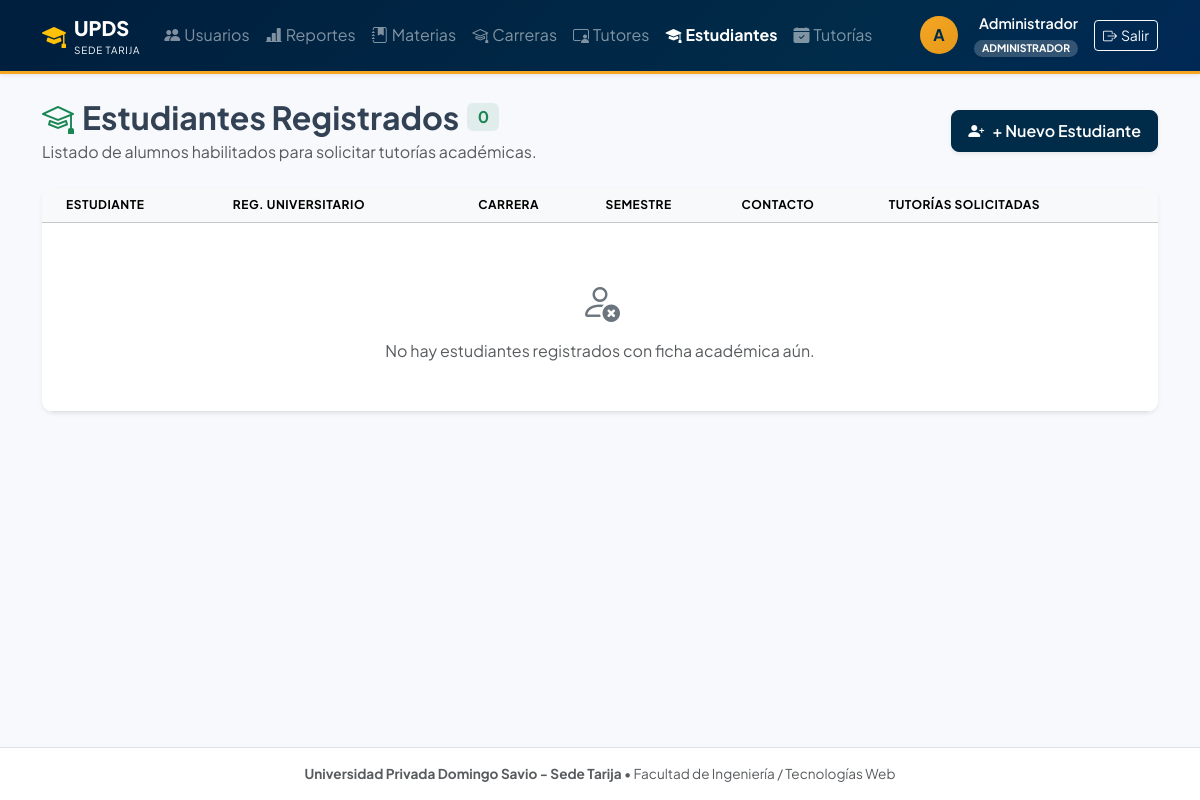
Page /controllers/estudiantes_listar.php (signed in) on the earlier database version.
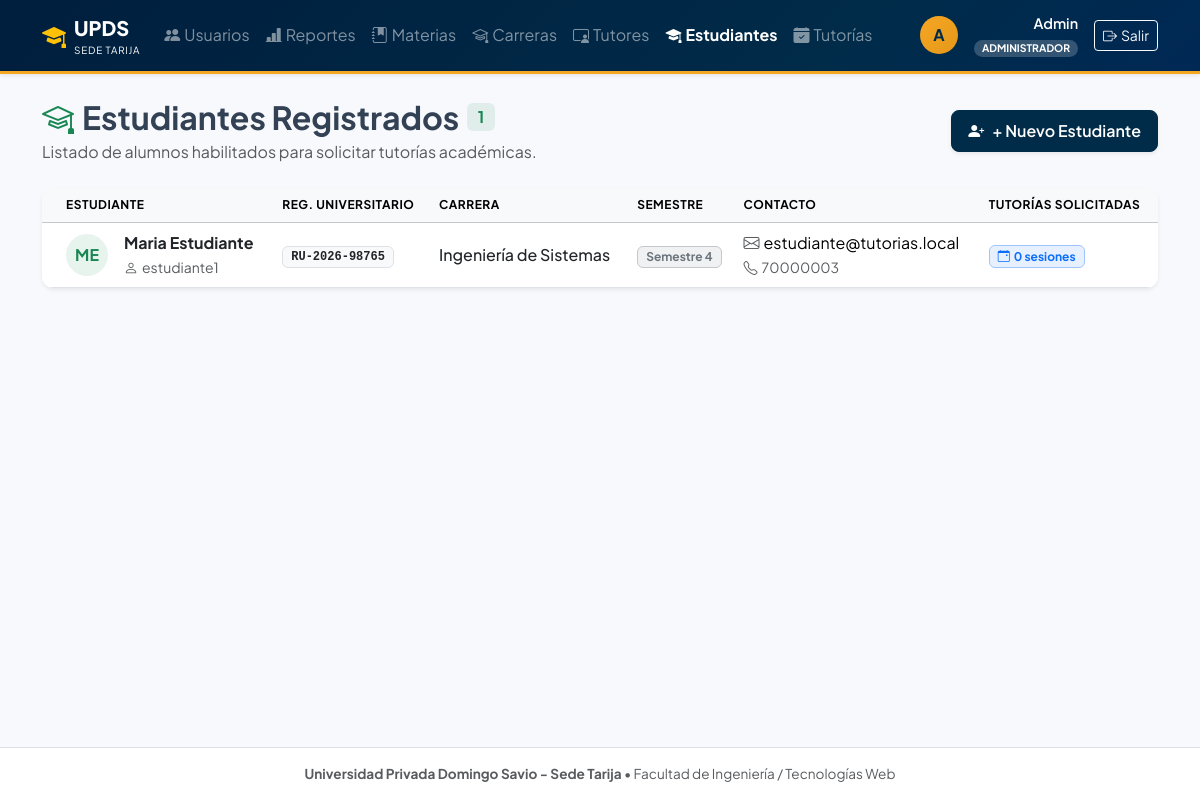
Same page on the later database version.
### tables this page shows
CREATE TABLE IF NOT EXISTS estudiantes (
  id_estudiante INT AUTO_INCREMENT PRIMARY KEY,
  id_usuario INT NOT NULL UNIQUE,
  id_carrera INT NOT NULL,
  semestre TINYINT NOT NULL,
  registro_universitario VARCHAR(30) UNIQUE,
  CONSTRAINT fk_estudiantes_usuarios FOREIGN KEY (id_usuario) REFERENCES usuarios(id_usuario) ON DELETE CASCADE,
  CONSTRAINT fk_estudiantes_carreras FOREIGN KEY (id_carrera) REFERENCES carreras(id_carrera) ON UPDATE CASCADE
);

CREATE TABLE IF NOT EXISTS usuarios (
  id_usuario INT AUTO_INCREMENT PRIMARY KEY,
  id_rol INT NOT NULL,
  nombre VARCHAR(100) NOT NULL,
  apellido VARCHAR(100) NOT NULL,
  correo VARCHAR(150) NOT NULL UNIQUE,
  usuario VARCHAR(50) NOT NULL UNIQUE,
  contrasena_hash VARCHAR(255) NOT NULL,      
  telefono VARCHAR(20),
  estado ENUM('activo','inactivo') NOT NULL DEFAULT 'activo',
  fecha_registro DATETIME DEFAULT CURRENT_TIMESTAMP,
  CONSTRAINT fk_usuarios_roles FOREIGN KEY (id_rol) REFERENCES roles(id_rol) ON UPDATE CASCADE
);

CREATE TABLE IF NOT EXISTS carreras (
  id_carrera INT AUTO_INCREMENT PRIMARY KEY,
  nombre_carrera VARCHAR(150) NOT NULL
);

### controllers/estudiantes_listar.php (called while the page is built, shortened)
<?php
require_once __DIR__ . '/../config/conexion.php';
require_once __DIR__ . '/../models/EstudianteModel.php';
$estudianteModel = new EstudianteModel($pdo);
$estudiantes = $estudianteModel->obtenerTodos();
require_once __DIR__ . '/../views/estudiantes/listar.php';

### models/EstudianteModel.php (called while the page is built, shortened)
<?php
class EstudianteModel
{
    private $pdo;
    public function __construct($pdo)
    {
        $this->pdo = $pdo;
    }
    public function obtenerTodos()
    {
        $sql = "SELECT e.id_estudiante, e.id_usuario, e.id_carrera, e.semestre, e.registro_universitario,
                       u.nombre, u.apellido, u.correo, u.telefono, u.usuario, u.estado,
                       c.nombre_carrera,
                       (SELECT COUNT(*) FROM tutorias t WHERE t.id_estudiante = e.id_estudiante) AS total_tutorias
                FROM estudiantes e
                INNER JOIN usuarios u ON e.id_usuario = u.id_usuario
                INNER JOIN carreras c ON e.id_carrera = c.id_carrera
                ORDER BY u.nombre ASC";
        return $this->pdo->query($sql)->fetchAll();
    }
}

### views/estudiantes/listar.php (the view, shortened to what the changed rows need)
<?php
include __DIR__ . '/../layouts/header.php';
?>
<div class="d-flex flex-column flex-md-row justify-content-between align-items-start align-items-md-center mb-4 gap-3">
  <div>
    <h2 class="fw-bold mb-1 d-flex align-items-center gap-2">
      <i class="bi bi-mortarboard text-success"></i>
      <span>Estudiantes Registrados</span>
      <span class="badge bg-success bg-opacity-10 text-success fs-6"><?= count($estudiantes) ?></span>
    </h2>
  </div>
</div>
<div class="card card-custom shadow-sm overflow-hidden">
  <div class="table-responsive">
    <table class="table table-hover align-middle mb-0">
      <thead class="table-light text-muted text-uppercase" style="font-size: 0.75rem; letter-spacing: 0.5px;">
        <tr>
          <th class="ps-4">Estudiante</th>
          <th>Reg. Universitario</th>
          <th>Carrera</th>
          <th>Semestre</th>
          <th>Contacto</th>
          <th>Tutorías Solicitadas</th>
        </tr>
      </thead>
      <tbody>
        <?php foreach ($estudiantes as $e): ?>
          <tr>
            <td class="ps-4">
              <div class="d-flex align-items-center gap-3">
                <div class="rounded-circle d-flex align-items-center justify-content-center bg-success bg-opacity-10 text-success fw-bold" style="width: 42px; height: 42px;">
                  <?= strtoupper(substr($e['nombre'], 0, 1) . substr($e['apellido'], 0, 1)) ?>
                </div>
                <div>
                  <div class="fw-bold text-dark"><?= htmlspecialchars($e['nombre'] . ' ' . $e['apellido']) ?></div>
                  <small class="text-muted"><i class="bi bi-person me-1"></i><?= htmlspecialchars($e['usuario']) ?></small>
                </div>
              </div>
            </td>
            <td>
              <span class="badge bg-light text-dark border px-2 py-1 font-monospace">
                <?= htmlspecialchars($e['registro_universitario'] ?? 'S/R') ?>
              </span>
            </td>
            <td>
              <span class="fw-medium text-dark"><?= htmlspecialchars($e['nombre_carrera']) ?></span>
            </td>
            <td>
              <span class="badge bg-secondary bg-opacity-10 text-secondary border border-secondary-subtle px-2 py-1">
                Semestre <?= $e['semestre'] ?>
              </span>
            </td>
            <td>
              <div><i class="bi bi-envelope me-1 text-muted"></i><?= htmlspecialchars($e['correo']) ?></div>
              <?php if (!empty($e['telefono'])): ?>
                <small class="text-muted"><i class="bi bi-telephone me-1"></i><?= htmlspecialchars($e['telefono']) ?></small>
              <?php endif; ?>
            </td>
            <td>
              <span class="badge bg-primary bg-opacity-10 text-primary border border-primary-subtle px-2 py-1">
                <i class="bi bi-calendar-event me-1"></i><?= $e['total_tutorias'] ?> sesiones
              </span>
            </td>
          </tr>
        <?php endforeach; ?>
        <?php if (empty($estudiantes)): ?>
          <tr>
            <td colspan="6" class="text-center py-5 text-muted">
              <i class="bi bi-person-x fs-1 d-block mb-2 text-secondary"></i>
              No hay estudiantes registrados con ficha académica aún.
            </td>
          </tr>
        <?php endif; ?>
      </tbody>
    </table>
  </div>
</div>
<?php include __DIR__ . '/../layouts/footer.php'; ?>

### views/layouts/header.php (shortened to what the changed rows need)
<?php
$rolSesion = $_SESSION['rol'] ?? '';
$nombreSesion = $_SESSION['nombre'] ?? 'Usuario';
?>
<!DOCTYPE html>
<html lang="es">
<head>
  <link href="https://cdn.jsdelivr.net/npm/bootstrap@5.3.3/dist/css/bootstrap.min.css" rel="stylesheet">
  <link rel="stylesheet" href="https://cdn.jsdelivr.net/npm/bootstrap-icons@1.11.3/font/bootstrap-icons.min.css">
</head>
<body>
<?php if (isset($_SESSION['id_usuario'])): ?>
<nav class="navbar navbar-expand-lg navbar-dark navbar-custom shadow-sm sticky-top">
  <div class="container">
    <a class="navbar-brand d-flex align-items-center gap-2 fw-bold" href="/controllers/usuarios_listar.php">
      <i class="bi bi-mortarboard-fill text-warning fs-4"></i>
      <span><strong>UPDS</strong><small class="d-block fw-normal" style="font-size: 0.62rem; letter-spacing: .08em;">SEDE TARIJA</small></span>
    </a>
    <div class="collapse navbar-collapse" id="navbarMain">
      <ul class="navbar-nav me-auto mb-2 mb-lg-0">
        <?php if ($rolSesion === 'administrador'): ?>
          <li class="nav-item">
            <a class="nav-link <?= strpos($_SERVER['PHP_SELF'], 'usuarios') !== false ? 'active fw-bold' : 'text-white-50' ?> d-flex align-items-center gap-1" href="/controllers/usuarios_listar.php">
              <i class="bi bi-people-fill"></i> Usuarios
            </a>
          </li>
          <li class="nav-item">
            <a class="nav-link <?= strpos($_SERVER['PHP_SELF'], 'reportes') !== false ? 'active fw-bold' : 'text-white-50' ?> d-flex align-items-center gap-1" href="/controllers/reportes.php">
              <i class="bi bi-bar-chart-line-fill"></i> Reportes
            </a>
          </li>
          <li class="nav-item">
            <a class="nav-link <?= strpos($_SERVER['PHP_SELF'], 'materias') !== false ? 'active fw-bold' : 'text-white-50' ?> d-flex align-items-center gap-1" href="/controllers/materias_listar.php">
              <i class="bi bi-journal-bookmark-fill"></i> Materias
            </a>
          </li>
          <li class="nav-item">
            <a class="nav-link <?= strpos($_SERVER['PHP_SELF'], 'carreras') !== false ? 'active fw-bold' : 'text-white-50' ?> d-flex align-items-center gap-1" href="/controllers/carreras_listar.php">
              <i class="bi bi-mortarboard"></i> Carreras
            </a>
          </li>
          <li class="nav-item">
            <a class="nav-link <?= strpos($_SERVER['PHP_SELF'], 'tutores') !== false ? 'active fw-bold' : 'text-white-50' ?> d-flex align-items-center gap-1" href="/controllers/tutores_listar.php">
              <i class="bi bi-person-video3"></i> Tutores
            </a>
          </li>
          <li class="nav-item">
            <a class="nav-link <?= strpos($_SERVER['PHP_SELF'], 'estudiantes') !== false ? 'active fw-bold' : 'text-white-50' ?> d-flex align-items-center gap-1" href="/controllers/estudiantes_listar.php">
              <i class="bi bi-mortarboard-fill"></i> Estudiantes
            </a>
          </li>
          <li class="nav-item">
            <a class="nav-link <?= strpos($_SERVER['PHP_SELF'], 'tutorias') !== false ? 'active fw-bold' : 'text-white-50' ?> d-flex align-items-center gap-1" href="/controllers/tutorias_listar.php">
              <i class="bi bi-calendar-check-fill"></i> Tutorías
            </a>
          </li>
        <?php endif; ?>
      </ul>
      <div class="d-flex align-items-center gap-3">
        <div class="monogram rounded-circle d-flex align-items-center justify-content-center fw-bold" style="width: 38px; height: 38px;">
          <?= strtoupper(substr($nombreSesion, 0, 1) . substr(strstr($nombreSesion, ' ') ?: '', 1, 1)) ?>
        </div>
        <div class="text-end text-white d-none d-md-block">
          <div class="fw-semibold" style="font-size: 0.9rem;"><?= htmlspecialchars($nombreSesion) ?></div>
          <span class="badge rounded-pill text-uppercase px-2" style="font-size: 0.65rem; background: rgba(255,255,255,0.2);">
            <?= htmlspecialchars($rolSesion) ?>
          </span>
        </div>
        <a href="/controllers/logout.php" class="btn btn-outline-light btn-sm d-flex align-items-center gap-1">
          <i class="bi bi-box-arrow-right"></i>
          <span>Salir</span>
        </a>
      </div>
    </div>
  </div>
</nav>
<?php endif; ?>
<main class="container py-4 flex-grow-1">

Differences in the rows shown:
added estudiantes: id_usuario.apellido "ME", id_usuario.apellido "Maria Estudiante", id_usuario.usuario "estudiante1", registro_universitario "RU-2026-98765", id_carrera.nombre_carrera "Ingeniería de Sistemas", semestre "4", id_usuario.correo "estudiante@tutorias.local", id_usuario.telefono "70000003", total_tutorias "0"
Other differences:
$nombreSesion: "Administrador" → "Admin"
count($estudiantes): "0" → "1"
text no longer shown: "No hay estudiantes registrados con ficha académica aún."
